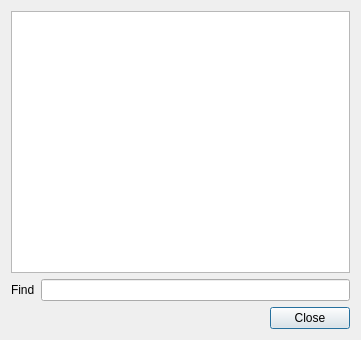
<?xml version="1.0" encoding="UTF-8"?>
<ui version="4.0">
 <class>AllStatsDialog</class>
 <widget class="QDialog" name="AllStatsDialog">
  <property name="geometry">
   <rect>
    <x>0</x>
    <y>0</y>
    <width>361</width>
    <height>340</height>
   </rect>
  </property>
  <property name="windowTitle">
   <string>All character stats</string>
  </property>
  <layout class="QVBoxLayout" name="verticalLayout">
   <item>
    <widget class="QTextEdit" name="textEdit">
     <property name="readOnly">
      <bool>true</bool>
     </property>
    </widget>
   </item>
   <item>
    <layout class="QHBoxLayout" name="horizontalLayout">
     <item>
      <widget class="QLabel" name="label">
       <property name="text">
        <string>Find</string>
       </property>
       <property name="buddy">
        <cstring>lineEdit</cstring>
       </property>
      </widget>
     </item>
     <item>
      <widget class="QLineEdit" name="lineEdit"/>
     </item>
    </layout>
   </item>
   <item>
    <widget class="QDialogButtonBox" name="buttonBox">
     <property name="standardButtons">
      <set>QDialogButtonBox::Close</set>
     </property>
    </widget>
   </item>
  </layout>
 </widget>
 <layoutdefault spacing="6" margin="11"/>
 <resources/>
 <connections>
  <connection>
   <sender>buttonBox</sender>
   <signal>rejected()</signal>
   <receiver>AllStatsDialog</receiver>
   <slot>reject()</slot>
   <hints>
    <hint type="sourcelabel">
     <x>296</x>
     <y>318</y>
    </hint>
    <hint type="destinationlabel">
     <x>192</x>
     <y>-13</y>
    </hint>
   </hints>
  </connection>
 </connections>
</ui>
